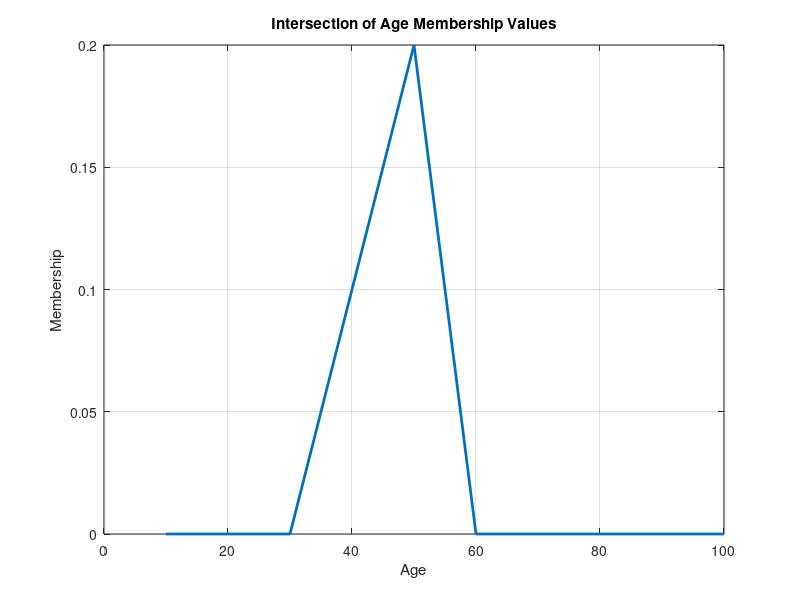

Write MATLAB code to recreate this figure.
age_young = [10, 20, 30, 40, 50, 60];
age_old = [40, 50, 60, 70, 80, 90, 100];
membership_young = [0.2, 0.7, 1, 0.7, 0.2, 0];
membership_old = [0.1, 0.4, 0.7, 0.9, 1, 1, 1];
intersection_age = []; 
intersection_membership = [];
for i = 1:length(age_young) index_old = find(age_old == age_young(i)); 
    if ~isempty(index_old) intersection_age = [intersection_age, age_young(i)]; 
        intersection_membership = [intersection_membership, min(membership_young(i), membership_old(index_old))];
    end
end

intersection_result = [intersection_age; intersection_membership]; 
disp(intersection_result);
 ages = [10,20,30,40,50,60,70,80,90,100];
 membership_values = zeros(size(ages));  
 
for i = 1:length(ages) index_intersection = find(intersection_age == ages(i)); 
    if ~isempty(index_intersection) membership_values(i) = intersection_membership(index_intersection);
    end
end
plot(ages, membership_values,'LineWidth', 2); 
xlabel('Age');
ylabel('Membership'); 
title('Intersection of Age Membership Values'); 
grid on;